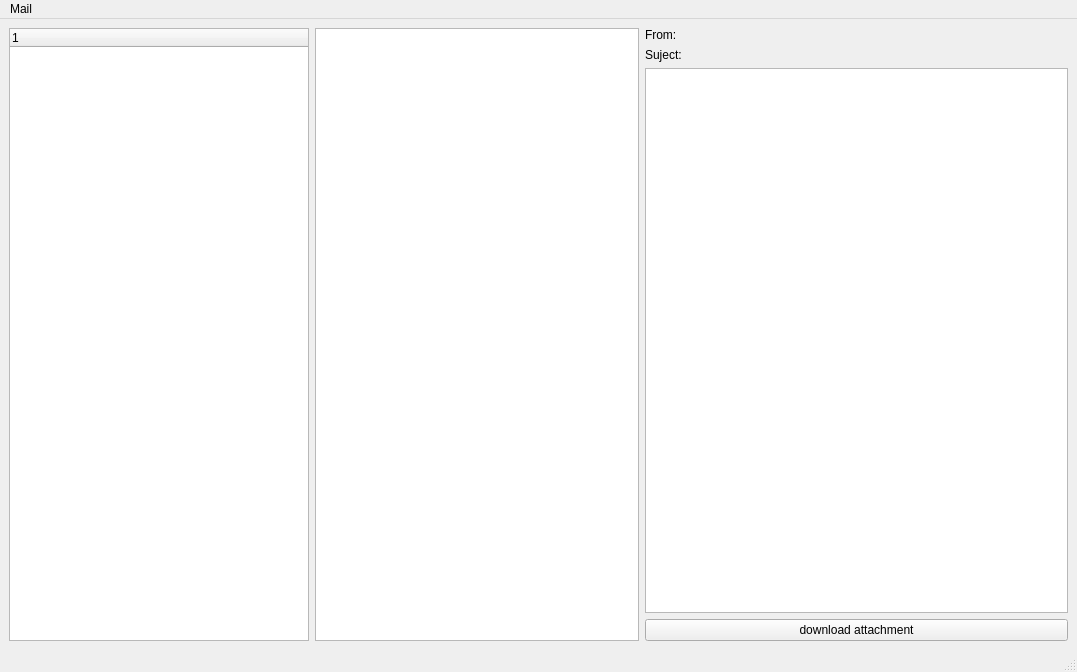
<?xml version="1.0" encoding="UTF-8"?>
<ui version="4.0">
 <class>MainWindow</class>
 <widget class="QMainWindow" name="MainWindow">
  <property name="geometry">
   <rect>
    <x>0</x>
    <y>0</y>
    <width>1077</width>
    <height>672</height>
   </rect>
  </property>
  <property name="windowTitle">
   <string>Post Client</string>
  </property>
  <widget class="QWidget" name="centralwidget">
   <layout class="QHBoxLayout" name="horizontalLayout">
    <item>
     <layout class="QHBoxLayout" name="main_layout">
      <property name="spacing">
       <number>6</number>
      </property>
      <property name="sizeConstraint">
       <enum>QLayout::SetDefaultConstraint</enum>
      </property>
      <item>
       <widget class="QTreeWidget" name="treeWidget">
        <property name="enabled">
         <bool>true</bool>
        </property>
        <property name="maximumSize">
         <size>
          <width>300</width>
          <height>16777215</height>
         </size>
        </property>
        <column>
         <property name="text">
          <string notr="true">1</string>
         </property>
        </column>
       </widget>
      </item>
      <item>
       <widget class="QListWidget" name="listWidget">
        <property name="maximumSize">
         <size>
          <width>324</width>
          <height>16777215</height>
         </size>
        </property>
       </widget>
      </item>
      <item>
       <layout class="QVBoxLayout" name="mail_layout">
        <item>
         <widget class="QLabel" name="from_label">
          <property name="maximumSize">
           <size>
            <width>500</width>
            <height>16</height>
           </size>
          </property>
          <property name="text">
           <string>From:</string>
          </property>
         </widget>
        </item>
        <item>
         <widget class="QLabel" name="title_label">
          <property name="maximumSize">
           <size>
            <width>500</width>
            <height>16</height>
           </size>
          </property>
          <property name="text">
           <string>Suject:</string>
          </property>
         </widget>
        </item>
        <item>
         <widget class="QTextBrowser" name="textBrowser"/>
        </item>
        <item>
         <widget class="QPushButton" name="download_attach">
          <property name="text">
           <string>download attachment</string>
          </property>
         </widget>
        </item>
       </layout>
      </item>
     </layout>
    </item>
   </layout>
  </widget>
  <widget class="QMenuBar" name="menubar">
   <property name="geometry">
    <rect>
     <x>0</x>
     <y>0</y>
     <width>1077</width>
     <height>21</height>
    </rect>
   </property>
   <widget class="QMenu" name="menuMail">
    <property name="title">
     <string>Mail</string>
    </property>
    <addaction name="actionAdd_account"/>
    <addaction name="actionNew_message"/>
   </widget>
   <addaction name="menuMail"/>
  </widget>
  <widget class="QStatusBar" name="statusbar"/>
  <action name="actionAdd_account">
   <property name="text">
    <string>Add mailbox</string>
   </property>
  </action>
  <action name="actionNew_message">
   <property name="text">
    <string>New message</string>
   </property>
  </action>
 </widget>
 <resources/>
 <connections/>
</ui>
